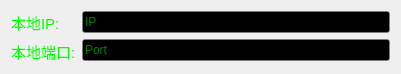
   <widget class="QWidget" name="layoutWidget">
    <property name="geometry">
     <rect>
      <x>10</x>
      <y>240</y>
      <width>401</width>
      <height>71</height>
     </rect>
    </property>
    <layout class="QGridLayout" name="Basic_Table">
     <item row="0" column="0">
      <layout class="QGridLayout" name="B_Lab">
       <item row="1" column="0">
        <widget class="QLabel" name="Local_Port_lab">
         <property name="palette">
          <palette>
           <active>
            <colorrole role="WindowText">
             <brush brushstyle="SolidPattern">
              <color alpha="255">
               <red>0</red>
               <green>255</green>
               <blue>0</blue>
              </color>
             </brush>
            </colorrole>
            <colorrole role="Dark">
             <brush brushstyle="SolidPattern">
              <color alpha="255">
               <red>255</red>
               <green>0</green>
               <blue>0</blue>
              </color>
             </brush>
            </colorrole>
            <colorrole role="Text">
             <brush brushstyle="SolidPattern">
              <color alpha="255">
               <red>0</red>
               <green>0</green>
               <blue>0</blue>
              </color>
             </brush>
            </colorrole>
            <colorrole role="ButtonText">
             <brush brushstyle="SolidPattern">
              <color alpha="255">
               <red>0</red>
               <green>0</green>
               <blue>0</blue>
              </color>
             </brush>
            </colorrole>
            <colorrole role="PlaceholderText">
             <brush brushstyle="SolidPattern">
              <color alpha="128">
               <red>0</red>
               <green>0</green>
               <blue>0</blue>
              </color>
             </brush>
            </colorrole>
           </active>
           <inactive>
            <colorrole role="WindowText">
             <brush brushstyle="SolidPattern">
              <color alpha="255">
               <red>0</red>
               <green>255</green>
               <blue>0</blue>
              </color>
             </brush>
            </colorrole>
            <colorrole role="Dark">
             <brush brushstyle="SolidPattern">
              <color alpha="255">
               <red>255</red>
               <green>0</green>
               <blue>0</blue>
              </color>
             </brush>
            </colorrole>
            <colorrole role="Text">
             <brush brushstyle="SolidPattern">
              <color alpha="255">
               <red>0</red>
               <green>0</green>
               <blue>0</blue>
              </color>
             </brush>
            </colorrole>
            <colorrole role="ButtonText">
             <brush brushstyle="SolidPattern">
              <color alpha="255">
               <red>0</red>
               <green>0</green>
               <blue>0</blue>
              </color>
             </brush>
            </colorrole>
            <colorrole role="PlaceholderText">
             <brush brushstyle="SolidPattern">
              <color alpha="128">
               <red>0</red>
               <green>0</green>
               <blue>0</blue>
              </color>
             </brush>
            </colorrole>
           </inactive>
           <disabled>
            <colorrole role="WindowText">
             <brush brushstyle="SolidPattern">
              <color alpha="255">
               <red>255</red>
               <green>0</green>
               <blue>0</blue>
              </color>
             </brush>
            </colorrole>
            <colorrole role="Dark">
             <brush brushstyle="SolidPattern">
              <color alpha="255">
               <red>255</red>
               <green>0</green>
               <blue>0</blue>
              </color>
             </brush>
            </colorrole>
            <colorrole role="Text">
             <brush brushstyle="SolidPattern">
              <color alpha="255">
               <red>255</red>
               <green>0</green>
               <blue>0</blue>
              </color>
             </brush>
            </colorrole>
            <colorrole role="ButtonText">
             <brush brushstyle="SolidPattern">
              <color alpha="255">
               <red>255</red>
               <green>0</green>
               <blue>0</blue>
              </color>
             </brush>
            </colorrole>
            <colorrole role="PlaceholderText">
             <brush brushstyle="SolidPattern">
              <color alpha="128">
               <red>0</red>
               <green>0</green>
               <blue>0</blue>
              </color>
             </brush>
            </colorrole>
           </disabled>
          </palette>
         </property>
         <property name="font">
          <font>
           <family>Arial</family>
           <pointsize>11</pointsize>
          </font>
         </property>
         <property name="text">
          <string>本地端口:</string>
         </property>
        </widget>
       </item>
       <item row="0" column="0">
        <widget class="QLabel" name="Local_Host_lab">
         <property name="palette">
          <palette>
           <active>
            <colorrole role="WindowText">
             <brush brushstyle="SolidPattern">
              <color alpha="255">
               <red>0</red>
               <green>255</green>
               <blue>0</blue>
              </color>
             </brush>
            </colorrole>
            <colorrole role="Dark">
             <brush brushstyle="SolidPattern">
              <color alpha="255">
               <red>255</red>
               <green>0</green>
               <blue>0</blue>
              </color>
             </brush>
            </colorrole>
            <colorrole role="Text">
             <brush brushstyle="SolidPattern">
              <color alpha="255">
               <red>0</red>
               <green>0</green>
               <blue>0</blue>
              </color>
             </brush>
            </colorrole>
            <colorrole role="ButtonText">
             <brush brushstyle="SolidPattern">
              <color alpha="255">
               <red>0</red>
               <green>0</green>
               <blue>0</blue>
              </color>
             </brush>
            </colorrole>
            <colorrole role="PlaceholderText">
             <brush brushstyle="SolidPattern">
              <color alpha="128">
               <red>0</red>
               <green>0</green>
               <blue>0</blue>
              </color>
             </brush>
            </colorrole>
           </active>
           <inactive>
            <colorrole role="WindowText">
             <brush brushstyle="SolidPattern">
              <color alpha="255">
               <red>0</red>
               <green>255</green>
               <blue>0</blue>
              </color>
             </brush>
            </colorrole>
            <colorrole role="Dark">
             <brush brushstyle="SolidPattern">
              <color alpha="255">
               <red>255</red>
               <green>0</green>
               <blue>0</blue>
              </color>
             </brush>
            </colorrole>
            <colorrole role="Text">
             <brush brushstyle="SolidPattern">
              <color alpha="255">
               <red>0</red>
               <green>0</green>
               <blue>0</blue>
              </color>
             </brush>
            </colorrole>
            <colorrole role="ButtonText">
             <brush brushstyle="SolidPattern">
              <color alpha="255">
               <red>0</red>
               <green>0</green>
               <blue>0</blue>
              </color>
             </brush>
            </colorrole>
            <colorrole role="PlaceholderText">
             <brush brushstyle="SolidPattern">
              <color alpha="128">
               <red>0</red>
               <green>0</green>
               <blue>0</blue>
              </color>
             </brush>
            </colorrole>
           </inactive>
           <disabled>
            <colorrole role="WindowText">
             <brush brushstyle="SolidPattern">
              <color alpha="255">
               <red>255</red>
               <green>0</green>
               <blue>0</blue>
              </color>
             </brush>
            </colorrole>
            <colorrole role="Dark">
             <brush brushstyle="SolidPattern">
              <color alpha="255">
               <red>255</red>
               <green>0</green>
               <blue>0</blue>
              </color>
             </brush>
            </colorrole>
            <colorrole role="Text">
             <brush brushstyle="SolidPattern">
              <color alpha="255">
               <red>255</red>
               <green>0</green>
               <blue>0</blue>
              </color>
             </brush>
            </colorrole>
            <colorrole role="ButtonText">
             <brush brushstyle="SolidPattern">
              <color alpha="255">
               <red>255</red>
               <green>0</green>
               <blue>0</blue>
              </color>
             </brush>
            </colorrole>
            <colorrole role="PlaceholderText">
             <brush brushstyle="SolidPattern">
              <color alpha="128">
               <red>0</red>
               <green>0</green>
               <blue>0</blue>
              </color>
             </brush>
            </colorrole>
           </disabled>
          </palette>
         </property>
         <property name="font">
          <font>
           <family>Arial</family>
           <pointsize>11</pointsize>
          </font>
         </property>
         <property name="text">
          <string>本地IP:</string>
         </property>
        </widget>
       </item>
      </layout>
     </item>
     <item row="0" column="1">
      <layout class="QGridLayout" name="B_Paramert">
       <item row="2" column="0">
        <widget class="QLineEdit" name="Local_Port">
         <property name="palette">
          <palette>
           <active>
            <colorrole role="Text">
             <brush brushstyle="SolidPattern">
              <color alpha="255">
               <red>0</red>
               <green>255</green>
               <blue>0</blue>
              </color>
             </brush>
            </colorrole>
            <colorrole role="BrightText">
             <brush brushstyle="SolidPattern">
              <color alpha="255">
               <red>0</red>
               <green>0</green>
               <blue>255</blue>
              </color>
             </brush>
            </colorrole>
            <colorrole role="Base">
             <brush brushstyle="SolidPattern">
              <color alpha="255">
               <red>0</red>
               <green>0</green>
               <blue>0</blue>
              </color>
             </brush>
            </colorrole>
            <colorrole role="Window">
             <brush brushstyle="SolidPattern">
              <color alpha="255">
               <red>175</red>
               <green>175</green>
               <blue>175</blue>
              </color>
             </brush>
            </colorrole>
            <colorrole role="PlaceholderText">
             <brush brushstyle="SolidPattern">
              <color alpha="128">
               <red>0</red>
               <green>255</green>
               <blue>0</blue>
              </color>
             </brush>
            </colorrole>
           </active>
           <inactive>
            <colorrole role="Text">
             <brush brushstyle="SolidPattern">
              <color alpha="255">
               <red>0</red>
               <green>255</green>
               <blue>0</blue>
              </color>
             </brush>
            </colorrole>
            <colorrole role="BrightText">
             <brush brushstyle="SolidPattern">
              <color alpha="255">
               <red>0</red>
               <green>0</green>
               <blue>255</blue>
              </color>
             </brush>
            </colorrole>
            <colorrole role="Base">
             <brush brushstyle="SolidPattern">
              <color alpha="255">
               <red>0</red>
               <green>0</green>
               <blue>0</blue>
              </color>
             </brush>
            </colorrole>
            <colorrole role="Window">
             <brush brushstyle="SolidPattern">
              <color alpha="255">
               <red>175</red>
               <green>175</green>
               <blue>175</blue>
              </color>
             </brush>
            </colorrole>
            <colorrole role="PlaceholderText">
             <brush brushstyle="SolidPattern">
              <color alpha="128">
               <red>0</red>
               <green>255</green>
               <blue>0</blue>
              </color>
             </brush>
            </colorrole>
           </inactive>
           <disabled>
            <colorrole role="Text">
             <brush brushstyle="SolidPattern">
              <color alpha="255">
               <red>120</red>
               <green>120</green>
               <blue>120</blue>
              </color>
             </brush>
            </colorrole>
            <colorrole role="BrightText">
             <brush brushstyle="SolidPattern">
              <color alpha="255">
               <red>0</red>
               <green>0</green>
               <blue>255</blue>
              </color>
             </brush>
            </colorrole>
            <colorrole role="Base">
             <brush brushstyle="SolidPattern">
              <color alpha="255">
               <red>175</red>
               <green>175</green>
               <blue>175</blue>
              </color>
             </brush>
            </colorrole>
            <colorrole role="Window">
             <brush brushstyle="SolidPattern">
              <color alpha="255">
               <red>175</red>
               <green>175</green>
               <blue>175</blue>
              </color>
             </brush>
            </colorrole>
            <colorrole role="PlaceholderText">
             <brush brushstyle="SolidPattern">
              <color alpha="128">
               <red>0</red>
               <green>0</green>
               <blue>0</blue>
              </color>
             </brush>
            </colorrole>
           </disabled>
          </palette>
         </property>
         <property name="placeholderText">
          <string>Port</string>
         </property>
        </widget>
       </item>
       <item row="1" column="0">
        <widget class="QLineEdit" name="Local_Host">
         <property name="palette">
          <palette>
           <active>
            <colorrole role="Text">
             <brush brushstyle="SolidPattern">
              <color alpha="255">
               <red>0</red>
               <green>255</green>
               <blue>0</blue>
              </color>
             </brush>
            </colorrole>
            <colorrole role="Base">
             <brush brushstyle="SolidPattern">
              <color alpha="255">
               <red>0</red>
               <green>0</green>
               <blue>0</blue>
              </color>
             </brush>
            </colorrole>
            <colorrole role="Window">
             <brush brushstyle="SolidPattern">
              <color alpha="255">
               <red>175</red>
               <green>175</green>
               <blue>175</blue>
              </color>
             </brush>
            </colorrole>
            <colorrole role="PlaceholderText">
             <brush brushstyle="SolidPattern">
              <color alpha="128">
               <red>0</red>
               <green>255</green>
               <blue>0</blue>
              </color>
             </brush>
            </colorrole>
           </active>
           <inactive>
            <colorrole role="Text">
             <brush brushstyle="SolidPattern">
              <color alpha="255">
               <red>0</red>
               <green>255</green>
               <blue>0</blue>
              </color>
             </brush>
            </colorrole>
            <colorrole role="Base">
             <brush brushstyle="SolidPattern">
              <color alpha="255">
               <red>0</red>
               <green>0</green>
               <blue>0</blue>
              </color>
             </brush>
            </colorrole>
            <colorrole role="Window">
             <brush brushstyle="SolidPattern">
              <color alpha="255">
               <red>175</red>
               <green>175</green>
               <blue>175</blue>
              </color>
             </brush>
            </colorrole>
            <colorrole role="PlaceholderText">
             <brush brushstyle="SolidPattern">
              <color alpha="128">
               <red>0</red>
               <green>255</green>
               <blue>0</blue>
              </color>
             </brush>
            </colorrole>
           </inactive>
           <disabled>
            <colorrole role="Text">
             <brush brushstyle="SolidPattern">
              <color alpha="255">
               <red>120</red>
               <green>120</green>
               <blue>120</blue>
              </color>
             </brush>
            </colorrole>
            <colorrole role="Base">
             <brush brushstyle="SolidPattern">
              <color alpha="255">
               <red>175</red>
               <green>175</green>
               <blue>175</blue>
              </color>
             </brush>
            </colorrole>
            <colorrole role="Window">
             <brush brushstyle="SolidPattern">
              <color alpha="255">
               <red>175</red>
               <green>175</green>
               <blue>175</blue>
              </color>
             </brush>
            </colorrole>
            <colorrole role="PlaceholderText">
             <brush brushstyle="SolidPattern">
              <color alpha="128">
               <red>0</red>
               <green>0</green>
               <blue>0</blue>
              </color>
             </brush>
            </colorrole>
           </disabled>
          </palette>
         </property>
         <property name="placeholderText">
          <string>IP</string>
         </property>
        </widget>
       </item>
      </layout>
     </item>
    </layout>
   </widget>
